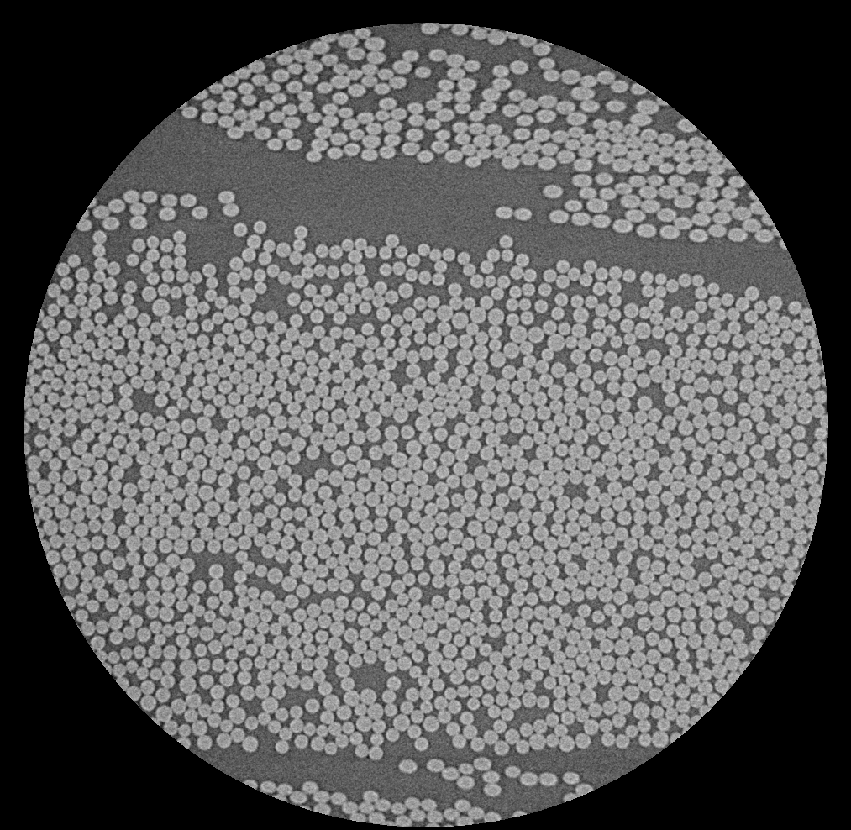
#> input picture data/week1/fibres_xcth.png, 851 x 830 px, shrunk from 1013 x 988 before the run, found by its file name
$ jupyter execute --allow-errors week01.ipynb
#> lines starting #> are read from the running program, lines starting #| are printed output that depends on the picture; after the words box and inside, x2 and y2 are one past the last pixel; in counts of white or black regions, pixels touching at a corner belong together
[cell 1]
import os

import numpy as np
import skimage.io as io
import scipy.signal as signal
import matplotlib.pyplot as plt

os.chdir('/home/chris/Documents/2_semester/03_adv_img_analysis/')

# Image convolution

[cell 2]
def get_gaussian_kernel(sigma: float, kernel_size: int=None) -> np.ndarray:

    if kernel_size is None:
        kernel_size = int(4 * sigma)

    t = sigma**2
    x = np.arange(-kernel_size, kernel_size+1, 1)

    kernel = np.exp(- x**2 / (2 * t)) / np.sqrt(2 * t * np.pi)

    return kernel / np.sum(kernel)


def get_gaussian_derivative_kernel(sigma: float, kernel_size: int=None) -> np.ndarray:

    if kernel_size is None:
        kernel_size = int(4 * sigma)

    t = sigma**2
    x = np.arange(-kernel_size, kernel_size+1, 1)

    kernel = - x * np.exp(- x**2 / (2 * sigma**2)) / (sigma**3 * np.sqrt(2 * np.pi))

    return kernel / np.sum(kernel)

[cell 3]
kernel_1d = get_gaussian_kernel(4.5)
# kernel_1d = get_gaussian_kernel(10)
kernel_2d = np.outer(kernel_1d, kernel_1d)

test_img = io.imread('adv_img_analysis_notes/data/week1/fibres_xcth.png', as_gray=True)
#> test_img is the input picture: shape (830, 851) uint16; min 0, max 56436, mean 24019.7
# test_img = io.imread('adv_img_analysis_notes/data/week1/noisy_number_2023.png', as_gray=True)
img2 = signal.convolve2d(test_img, kernel_2d, mode='same')
img3 = signal.convolve2d(test_img, kernel_1d[:, None], mode='same')
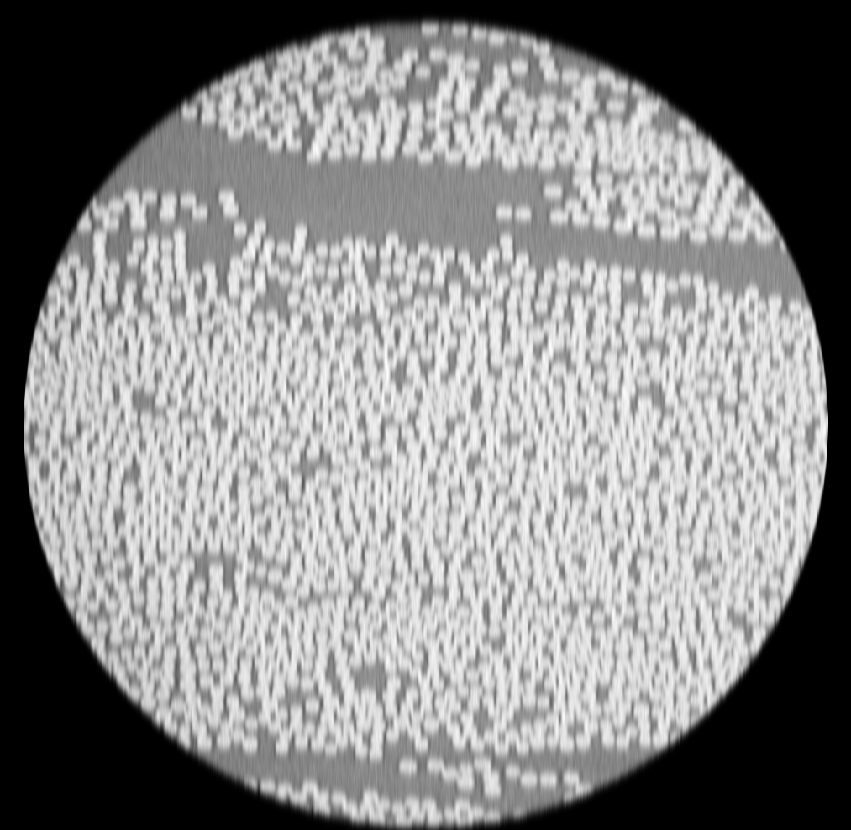
#> img3: shape (830, 851) float64; min 0, max 45423.1, mean 24017; drawn with min black and max white
img3 = signal.convolve2d(img3, kernel_1d[:, None].T, mode='same')

[cell 4]
fig, axs = plt.subplots(1, 3, figsize=(15, 5))
# fig, axs = plt.subplots(1, 2, figsize=(10, 5))

for ax, img in zip(axs, [test_img, img2, img3]):
# for ax, img in zip(axs, [test_img, img2]):
    ax.imshow(img, cmap='gray')
    ax.axis('off')
#> this loop made 3 passes

plt.show()

[cell 5]
diff = img2 - img3
print(diff.min(), diff.max())
#| -2.4010660126805305e-10 2.1100277081131935e-10
plt.imshow(diff, cmap='bwr')
plt.show()

[cell 6]
diff_kernel = np.array([0.5, 0, -0.5])

diff_img = signal.convolve2d(test_img, diff_kernel[:, None], mode='same')
diff_img2 = signal.convolve2d(diff_img, kernel_1d[:, None], mode='same')
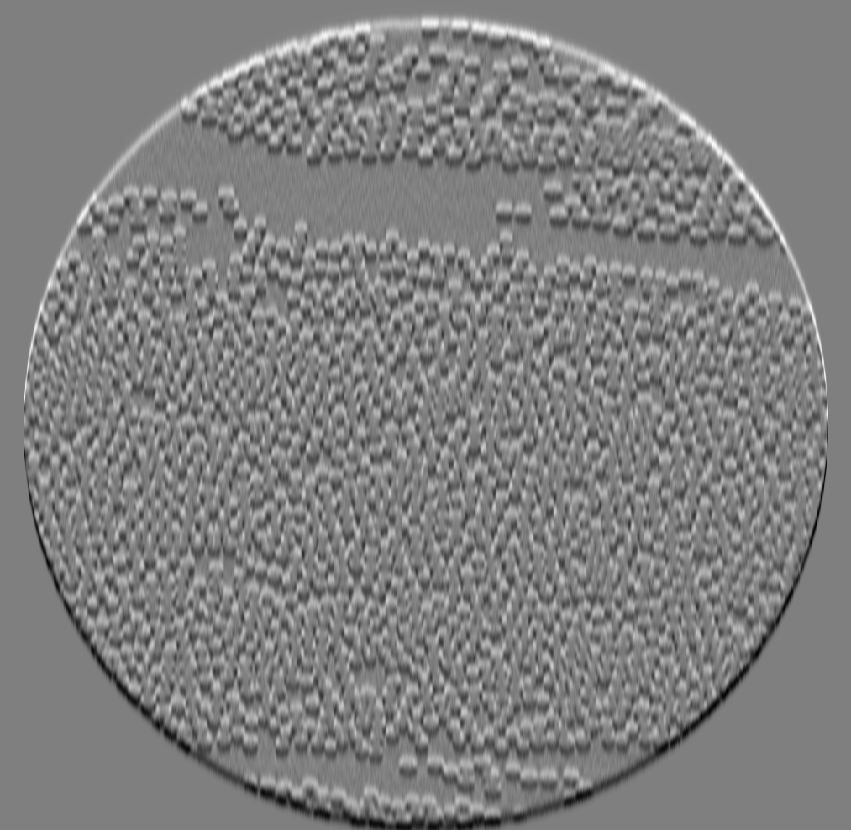
#> diff_img2: shape (830, 851) float64; min -3928.5, max 3900.3, mean 1.1; drawn with min black and max white
diff_img3 = signal.convolve2d(test_img, get_gaussian_derivative_kernel(4.5)[:, None], mode='same')

diff = diff_img2 - diff_img3
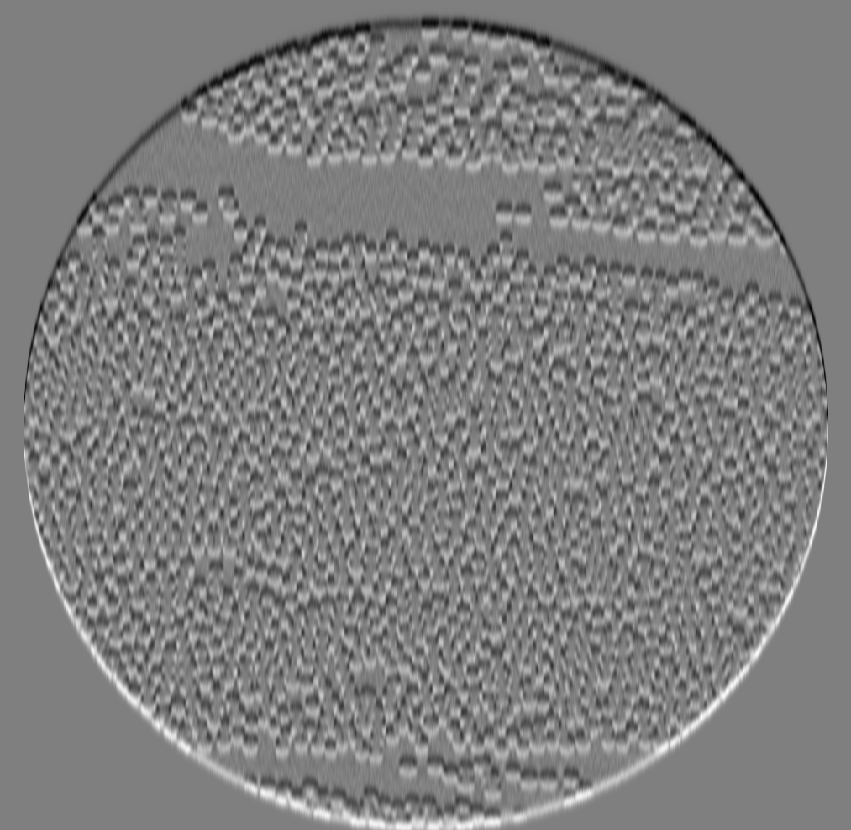
#> diff: shape (830, 851) float64; min -1.99e+21, max 2e+21, mean -5.47e+17; drawn with min black and max white

fig, axs = plt.subplots(1, 3, figsize=(15, 5))
print(diff.min(), diff.max())
#| -1.9866588046841338e+21 1.9987660592281787e+21

axs[0].imshow(diff, cmap='bwr')
axs[1].imshow(diff_img2, cmap='gray')
axs[2].imshow(diff_img3, cmap='gray')

for ax, img in zip(axs, [diff, diff_img2, diff_img3]):
    ax.axis('off')

plt.show()

# Length of segmentation boundaries

[cell 7]
from PIL import Image

img1 = np.array(Image.open('adv_img_analysis_notes/data/week1/fuel_cells/fuel_cell_1.tif'))
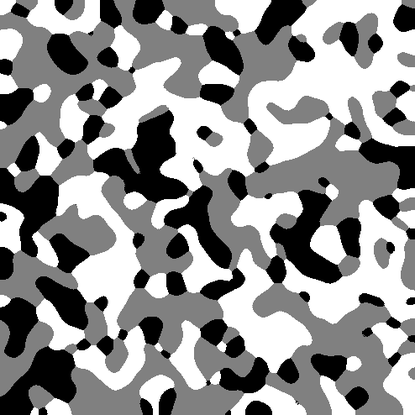
#> input picture data/week1/fuel_cells/fuel_cell_1.tif, 415 x 415 px, shrunk from 494 x 494 before the run, found by its file name
#> img1 is the input picture: shape (415, 415); min 0, max 255, mean 144.8
img2 = np.array(Image.open('adv_img_analysis_notes/data/week1/fuel_cells/fuel_cell_2.tif'))
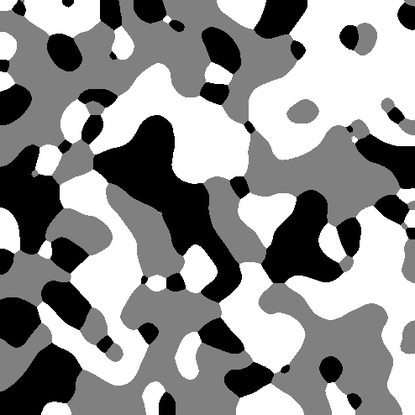
#> input picture data/week1/fuel_cells/fuel_cell_2.tif, 415 x 415 px, shrunk from 494 x 494 before the run, found by its file name
#> img2 is the input picture: shape (415, 415); min 0, max 255, mean 145
img3 = np.array(Image.open('adv_img_analysis_notes/data/week1/fuel_cells/fuel_cell_3.tif'))
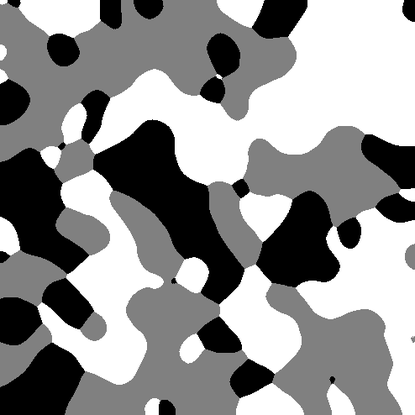
#> input picture data/week1/fuel_cells/fuel_cell_3.tif, 415 x 415 px, shrunk from 494 x 494 before the run, found by its file name
#> img3 is the input picture: shape (415, 415); min 0, max 255, mean 145.1

[cell 8]
def get_segmentation_boundary(img: np.ndarray) -> np.ndarray:

    diff_horizontal = (img[1:, :] != img[:-1, :])[:, :-1]
    diff_vertical = (img[:, 1:] != img[:, :-1])[:-1, :]

    return diff_horizontal | diff_vertical

[cell 9]
fig, axs = plt.subplots(2, 3, figsize=(15, 10))

for idx, (ax, img) in enumerate(zip(axs.T, [img1, img2, img3]), start=1):
    ax[0].imshow(img, cmap='gray')
    ax[0].set_title(f'img: fuel_cell_{idx}')
    boundery = get_segmentation_boundary(img)
    ax[1].imshow(boundery, cmap='gray')
    ax[1].set_title(f'Number of pixels: {boundery.sum()}')
    ax[0].axis('off')
    ax[1].axis('off')
#> this loop made 3 passes
#> pass 1, in get_segmentation_boundary, `diff_horizontal = (img[1:, :] != img[:-1, :])[:, :-1]`:
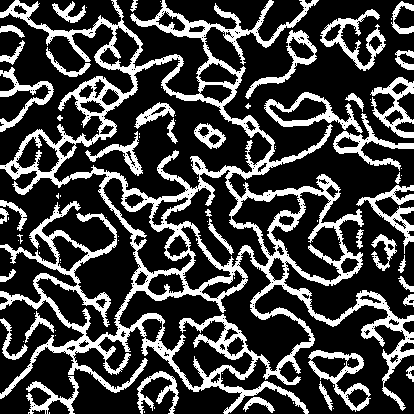
#> diff_horizontal: shape (414, 414) bool; 26.1% white; 89 white regions (49 under 20 px), largest, box (x1, y1, x2, y2) and area: (0, 0, 414, 414) 30495, (320, 9, 386, 71) 1116, (264, 92, 363, 133) 1096
#> pass 1, `boundery = get_segmentation_boundary(img)`:
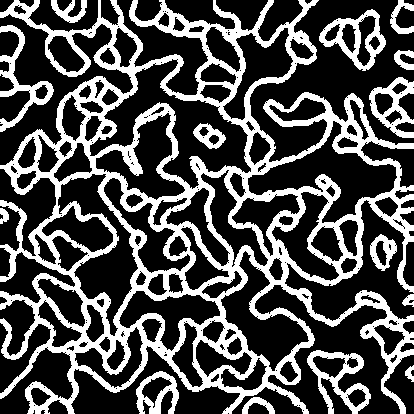
#> boundery: shape (414, 414) bool; 31% white; 15 white regions, largest, box (x1, y1, x2, y2) and area: (0, 0, 414, 414) 44776, (307, 350, 371, 414) 1405, (319, 9, 386, 71) 1382
#> after the loop:
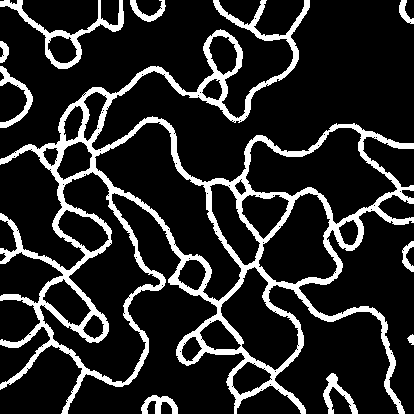
#> boundery: shape (414, 414) bool; 15.7% white; 10 white regions, largest, box (x1, y1, x2, y2) and area: (0, 0, 414, 414) 23397, (0, 0, 124, 69) 1385, (0, 66, 33, 128) 528

plt.show()
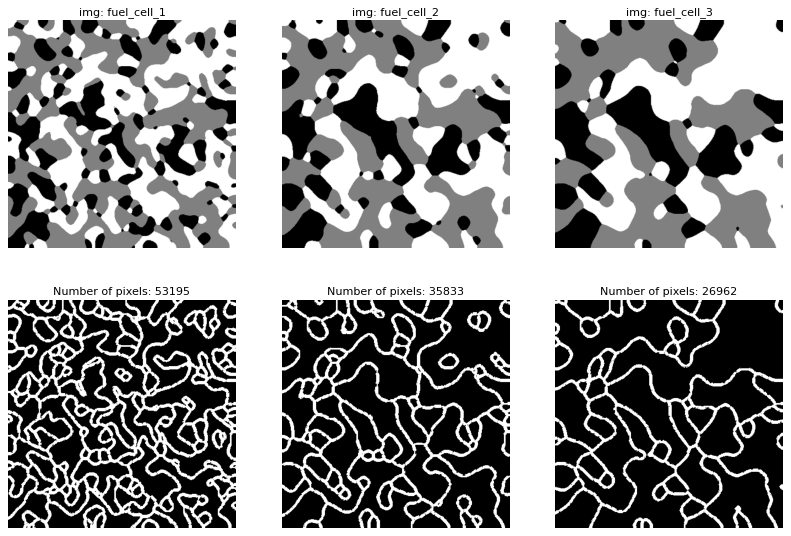
#> figure drawn by matplotlib, 6 panels
